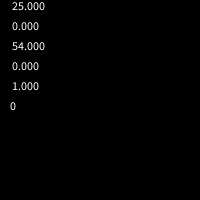
Frame 1 (no input)
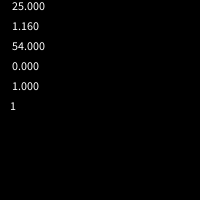
Frame 2 (the mouse pressed at the canvas centre, redrawn once)

The Processing sketch that drew these frames (run headless with seeded random() and noise(); the mouse was pressed at the canvas centre and the sketch redrawn once):

// Processing sketch: modsolver
// ── modsolver.pde
float a=25;
float b;
float m=54;
float c=0;
float t=1;
float x=a*b%m;
void setup(){
  size(200,200);
}
void draw(){
  background(0);
  fill(255);
  text(a,10,10);
  text(b,10,30);
  text(m,10,50);
  text(c,10,70);
  text(t,10,90);
  text(int(b),10,110);
  b=((m+c)*t)/a;
  if(b!=int(b)){
   if(x!=c){
     t++;
   } else{
    b--;
    noLoop();
   }
   }
  }
